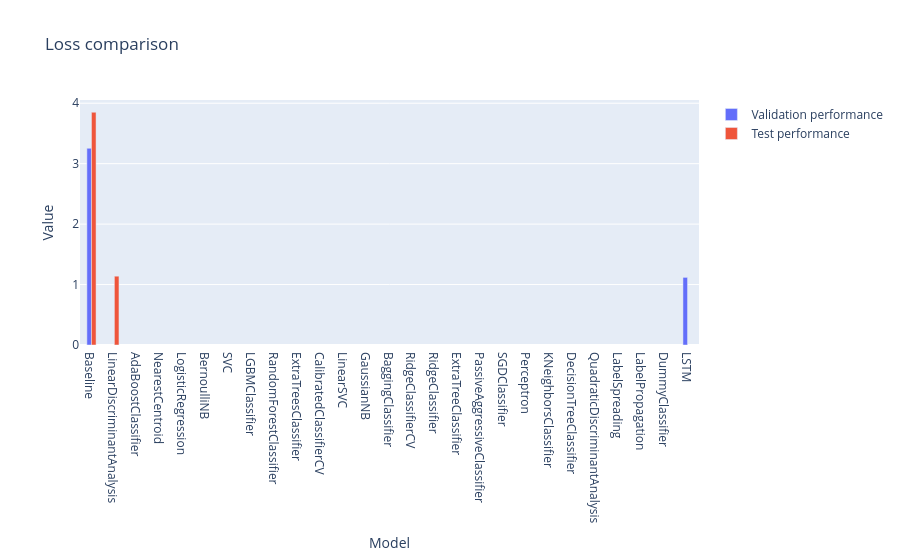

Write notebook code for a chart like this one.
### Code cell
# Extract the keys and values from both dictionaries
keys = list(val_performance.keys())
values1 = [item[0] for item in val_performance.values()]
values2 = [item[0] for item in performance.values()]

# Create the grouped bar chart
fig = go.Figure()
fig.add_trace(go.Bar(x=keys, y=values1, name='Validation performance', width=0.2, offset=-0.2))
fig.add_trace(go.Bar(x=keys, y=values2, name='Test performance', width=0.2, offset=0))

# Set the axis labels and title
fig.update_layout(
    xaxis_title='Model',
    yaxis_title='Value',
    title='Loss comparison',
    barmode='group'  # Specify 'group' for grouped bar chart
)

# Show the plot
fig.show()

### Figure 1 — Plotly figure (JSON) as saved in the notebook; plotly's stock layout.template omitted (floating-point values rounded to 4 significant figures)
{"data": [{"name": "Validation performance", "offset": -0.2, "type": "bar", "width": 0.2, "x": ["Baseline", "LinearDiscriminantAnalysis", "AdaBoostClassifier", "NearestCentroid", "LogisticRegression", "BernoulliNB", "SVC", "LGBMClassifier", "RandomForestClassifier", "ExtraTreesClassifier", "CalibratedClassifierCV", "LinearSVC", "GaussianNB", "BaggingClassifier", "RidgeClassifierCV", "RidgeClassifier", "ExtraTreeClassifier", "PassiveAggressiveClassifier", "SGDClassifier", "Perceptron", "KNeighborsClassifier", "DecisionTreeClassifier", "QuadraticDiscriminantAnalysis", "LabelSpreading", "LabelPropagation", "DummyClassifier", "LSTM"], "y": [3.254, null, null, null, null, null, null, null, null, null, null, null, null, null, null, null, null, null, null, null, null, null, null, null, null, null, 1.119]}, {"name": "Test performance", "offset": 0, "type": "bar", "width": 0.2, "x": ["Baseline", "LinearDiscriminantAnalysis", "AdaBoostClassifier", "NearestCentroid", "LogisticRegression", "BernoulliNB", "SVC", "LGBMClassifier", "RandomForestClassifier", "ExtraTreesClassifier", "CalibratedClassifierCV", "LinearSVC", "GaussianNB", "BaggingClassifier", "RidgeClassifierCV", "RidgeClassifier", "ExtraTreeClassifier", "PassiveAggressiveClassifier", "SGDClassifier", "Perceptron", "KNeighborsClassifier", "DecisionTreeClassifier", "QuadraticDiscriminantAnalysis", "LabelSpreading", "LabelPropagation", "DummyClassifier", "LSTM"], "y": [3.851, 1.138]}], "layout": {"barmode": "group", "title": {"text": "Loss comparison"}, "xaxis": {"title": {"text": "Model"}}, "yaxis": {"title": {"text": "Value"}}}}
